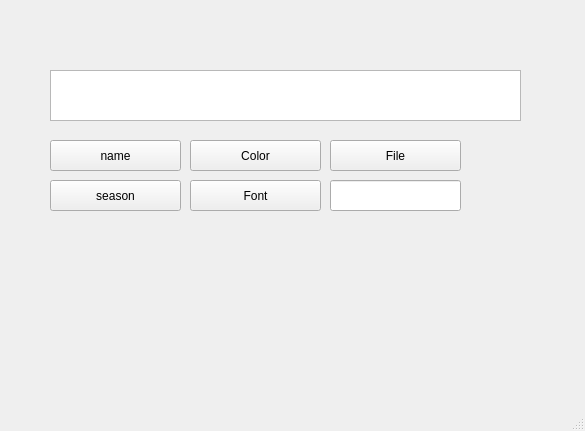
<?xml version="1.0" encoding="UTF-8"?>
<ui version="4.0">
 <class>MainWindow</class>
 <widget class="QMainWindow" name="MainWindow">
  <property name="geometry">
   <rect>
    <x>0</x>
    <y>0</y>
    <width>585</width>
    <height>431</height>
   </rect>
  </property>
  <property name="windowTitle">
   <string>MainWindow</string>
  </property>
  <widget class="QWidget" name="centralwidget">
   <widget class="QPushButton" name="btnName">
    <property name="geometry">
     <rect>
      <x>50</x>
      <y>140</y>
      <width>131</width>
      <height>31</height>
     </rect>
    </property>
    <property name="text">
     <string>name</string>
    </property>
   </widget>
   <widget class="QTextEdit" name="textEdit">
    <property name="geometry">
     <rect>
      <x>50</x>
      <y>70</y>
      <width>471</width>
      <height>51</height>
     </rect>
    </property>
    <property name="readOnly">
     <bool>true</bool>
    </property>
   </widget>
   <widget class="QPushButton" name="btnSeason">
    <property name="geometry">
     <rect>
      <x>50</x>
      <y>180</y>
      <width>131</width>
      <height>31</height>
     </rect>
    </property>
    <property name="text">
     <string>season</string>
    </property>
   </widget>
   <widget class="QPushButton" name="btnColor">
    <property name="geometry">
     <rect>
      <x>190</x>
      <y>140</y>
      <width>131</width>
      <height>31</height>
     </rect>
    </property>
    <property name="text">
     <string>Color</string>
    </property>
   </widget>
   <widget class="QPushButton" name="btnFont">
    <property name="geometry">
     <rect>
      <x>190</x>
      <y>180</y>
      <width>131</width>
      <height>31</height>
     </rect>
    </property>
    <property name="text">
     <string>Font</string>
    </property>
   </widget>
   <widget class="QPushButton" name="btnFile">
    <property name="geometry">
     <rect>
      <x>330</x>
      <y>140</y>
      <width>131</width>
      <height>31</height>
     </rect>
    </property>
    <property name="text">
     <string>File</string>
    </property>
   </widget>
   <widget class="QLineEdit" name="lineEdit">
    <property name="geometry">
     <rect>
      <x>330</x>
      <y>180</y>
      <width>131</width>
      <height>31</height>
     </rect>
    </property>
   </widget>
  </widget>
  <widget class="QMenuBar" name="menubar">
   <property name="geometry">
    <rect>
     <x>0</x>
     <y>0</y>
     <width>585</width>
     <height>22</height>
    </rect>
   </property>
  </widget>
  <widget class="QStatusBar" name="statusbar"/>
 </widget>
 <resources/>
 <connections/>
</ui>
